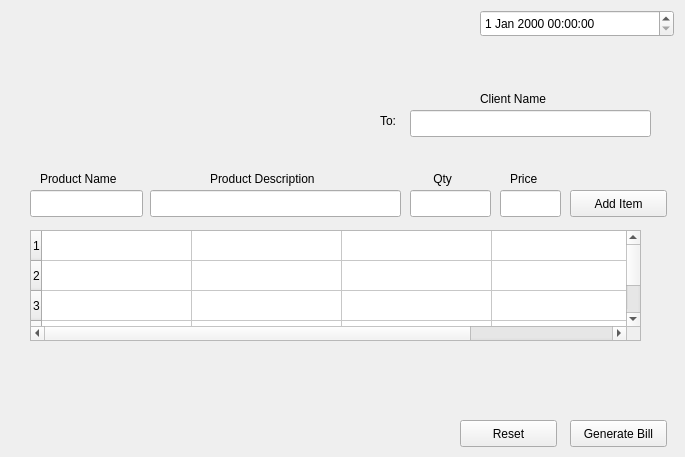
<?xml version="1.0" encoding="UTF-8"?>
<ui version="4.0">
 <class>Form</class>
 <widget class="QWidget" name="Form">
  <property name="geometry">
   <rect>
    <x>0</x>
    <y>0</y>
    <width>685</width>
    <height>457</height>
   </rect>
  </property>
  <property name="cursor">
   <cursorShape>ArrowCursor</cursorShape>
  </property>
  <property name="windowTitle">
   <string>Form</string>
  </property>
  <widget class="QPushButton" name="pushButton">
   <property name="geometry">
    <rect>
     <x>570</x>
     <y>420</y>
     <width>97</width>
     <height>27</height>
    </rect>
   </property>
   <property name="text">
    <string>Generate Bill</string>
   </property>
  </widget>
  <widget class="QPushButton" name="pushButton_2">
   <property name="geometry">
    <rect>
     <x>460</x>
     <y>420</y>
     <width>97</width>
     <height>27</height>
    </rect>
   </property>
   <property name="text">
    <string>Reset</string>
   </property>
  </widget>
  <widget class="QLineEdit" name="lineEdit">
   <property name="geometry">
    <rect>
     <x>30</x>
     <y>190</y>
     <width>113</width>
     <height>27</height>
    </rect>
   </property>
  </widget>
  <widget class="QLineEdit" name="lineEdit_2">
   <property name="geometry">
    <rect>
     <x>150</x>
     <y>190</y>
     <width>251</width>
     <height>27</height>
    </rect>
   </property>
  </widget>
  <widget class="QLineEdit" name="lineEdit_3">
   <property name="geometry">
    <rect>
     <x>410</x>
     <y>190</y>
     <width>81</width>
     <height>27</height>
    </rect>
   </property>
  </widget>
  <widget class="QLineEdit" name="lineEdit_4">
   <property name="geometry">
    <rect>
     <x>500</x>
     <y>190</y>
     <width>61</width>
     <height>27</height>
    </rect>
   </property>
  </widget>
  <widget class="QPushButton" name="pushButton_3">
   <property name="geometry">
    <rect>
     <x>570</x>
     <y>190</y>
     <width>97</width>
     <height>27</height>
    </rect>
   </property>
   <property name="text">
    <string>Add Item</string>
   </property>
  </widget>
  <widget class="QDateTimeEdit" name="dateTimeEdit">
   <property name="geometry">
    <rect>
     <x>480</x>
     <y>10</y>
     <width>194</width>
     <height>27</height>
    </rect>
   </property>
  </widget>
  <widget class="QLabel" name="label">
   <property name="geometry">
    <rect>
     <x>40</x>
     <y>170</y>
     <width>101</width>
     <height>17</height>
    </rect>
   </property>
   <property name="text">
    <string>Product Name</string>
   </property>
  </widget>
  <widget class="QLabel" name="label_2">
   <property name="geometry">
    <rect>
     <x>210</x>
     <y>170</y>
     <width>141</width>
     <height>17</height>
    </rect>
   </property>
   <property name="text">
    <string>Product Description</string>
   </property>
  </widget>
  <widget class="QLabel" name="label_3">
   <property name="geometry">
    <rect>
     <x>430</x>
     <y>170</y>
     <width>31</width>
     <height>17</height>
    </rect>
   </property>
   <property name="text">
    <string> Qty</string>
   </property>
  </widget>
  <widget class="QLabel" name="label_4">
   <property name="geometry">
    <rect>
     <x>510</x>
     <y>170</y>
     <width>41</width>
     <height>17</height>
    </rect>
   </property>
   <property name="text">
    <string>Price</string>
   </property>
  </widget>
  <widget class="QLabel" name="label_5">
   <property name="geometry">
    <rect>
     <x>380</x>
     <y>110</y>
     <width>21</width>
     <height>21</height>
    </rect>
   </property>
   <property name="text">
    <string>To:</string>
   </property>
  </widget>
  <widget class="QLineEdit" name="lineEdit_5">
   <property name="geometry">
    <rect>
     <x>410</x>
     <y>110</y>
     <width>241</width>
     <height>27</height>
    </rect>
   </property>
  </widget>
  <widget class="QLabel" name="label_6">
   <property name="geometry">
    <rect>
     <x>480</x>
     <y>90</y>
     <width>111</width>
     <height>17</height>
    </rect>
   </property>
   <property name="text">
    <string>Client Name</string>
   </property>
  </widget>
  <widget class="QTableWidget" name="tableWidget">
   <property name="enabled">
    <bool>true</bool>
   </property>
   <property name="geometry">
    <rect>
     <x>30</x>
     <y>230</y>
     <width>611</width>
     <height>111</height>
    </rect>
   </property>
   <property name="editTriggers">
    <set>QAbstractItemView::NoEditTriggers</set>
   </property>
   <property name="rowCount">
    <number>5</number>
   </property>
   <property name="columnCount">
    <number>4</number>
   </property>
   <attribute name="horizontalHeaderVisible">
    <bool>false</bool>
   </attribute>
   <attribute name="horizontalHeaderDefaultSectionSize">
    <number>150</number>
   </attribute>
   <attribute name="horizontalHeaderHighlightSections">
    <bool>false</bool>
   </attribute>
   <attribute name="verticalHeaderVisible">
    <bool>true</bool>
   </attribute>
   <row/>
   <row/>
   <row/>
   <row/>
   <row/>
   <column/>
   <column/>
   <column/>
   <column/>
  </widget>
 </widget>
 <resources/>
 <connections/>
</ui>
